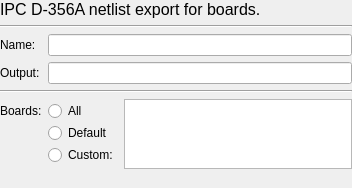
<?xml version="1.0" encoding="UTF-8"?>
<ui version="4.0">
 <class>librepcb::editor::NetlistOutputJobWidget</class>
 <widget class="QWidget" name="librepcb::editor::NetlistOutputJobWidget">
  <property name="geometry">
   <rect>
    <x>0</x>
    <y>0</y>
    <width>352</width>
    <height>188</height>
   </rect>
  </property>
  <property name="windowTitle">
   <string>Form</string>
  </property>
  <layout class="QFormLayout" name="formLayout">
   <property name="leftMargin">
    <number>0</number>
   </property>
   <property name="topMargin">
    <number>0</number>
   </property>
   <property name="rightMargin">
    <number>0</number>
   </property>
   <property name="bottomMargin">
    <number>0</number>
   </property>
   <item row="0" column="0" colspan="2">
    <widget class="QLabel" name="label">
     <property name="font">
      <font>
       <pointsize>12</pointsize>
      </font>
     </property>
     <property name="text">
      <string>IPC D-356A netlist export for boards.</string>
     </property>
     <property name="wordWrap">
      <bool>true</bool>
     </property>
    </widget>
   </item>
   <item row="1" column="0" colspan="2">
    <widget class="Line" name="line">
     <property name="orientation">
      <enum>Qt::Horizontal</enum>
     </property>
    </widget>
   </item>
   <item row="2" column="0">
    <widget class="QLabel" name="label_4">
     <property name="text">
      <string>Name:</string>
     </property>
    </widget>
   </item>
   <item row="2" column="1">
    <widget class="QLineEdit" name="edtName"/>
   </item>
   <item row="4" column="0">
    <widget class="QLabel" name="label_3">
     <property name="text">
      <string>Output:</string>
     </property>
    </widget>
   </item>
   <item row="4" column="1">
    <widget class="QLineEdit" name="edtOutput"/>
   </item>
   <item row="5" column="0" colspan="2">
    <widget class="Line" name="line_2">
     <property name="orientation">
      <enum>Qt::Horizontal</enum>
     </property>
    </widget>
   </item>
   <item row="6" column="0">
    <widget class="QLabel" name="label_2">
     <property name="text">
      <string>Boards:</string>
     </property>
    </widget>
   </item>
   <item row="6" column="1">
    <layout class="QHBoxLayout" name="horizontalLayout_2">
     <item>
      <layout class="QVBoxLayout" name="verticalLayout_2">
       <property name="spacing">
        <number>0</number>
       </property>
       <item>
        <widget class="QRadioButton" name="rbtnBoardsAll">
         <property name="text">
          <string>All</string>
         </property>
        </widget>
       </item>
       <item>
        <widget class="QRadioButton" name="rbtnBoardsDefault">
         <property name="text">
          <string>Default</string>
         </property>
        </widget>
       </item>
       <item>
        <widget class="QRadioButton" name="rbtnBoardsCustom">
         <property name="text">
          <string>Custom:</string>
         </property>
        </widget>
       </item>
      </layout>
     </item>
     <item>
      <widget class="QListWidget" name="lstBoards">
       <property name="sizePolicy">
        <sizepolicy hsizetype="Expanding" vsizetype="Preferred">
         <horstretch>0</horstretch>
         <verstretch>0</verstretch>
        </sizepolicy>
       </property>
       <property name="horizontalScrollBarPolicy">
        <enum>Qt::ScrollBarAlwaysOff</enum>
       </property>
       <property name="sizeAdjustPolicy">
        <enum>QAbstractScrollArea::AdjustToContents</enum>
       </property>
       <property name="resizeMode">
        <enum>QListView::Adjust</enum>
       </property>
      </widget>
     </item>
    </layout>
   </item>
  </layout>
 </widget>
 <resources/>
 <connections/>
</ui>
